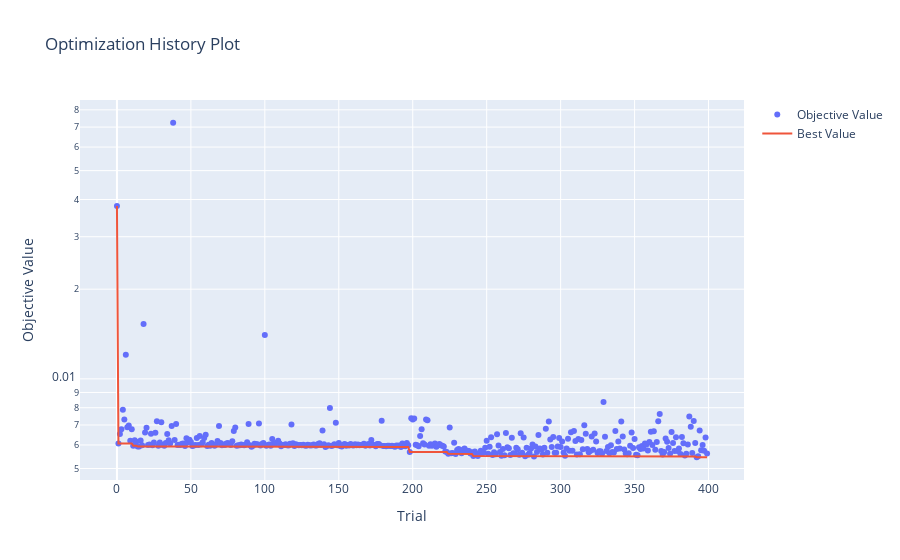

Notebook code cell kept with this figure:
### Code cell
fig = optuna.visualization.plot_optimization_history(study)
fig.update_layout(hovermode='x')
fig.update_yaxes(type="log")
fig.show()

### Figure 1 — Plotly figure (JSON) as saved in the notebook; plotly's stock layout.template omitted (floating-point values rounded to 4 significant figures; data arrays with more than 128 entries replaced by an {"elided": "..."} marker saying what was removed)
{"data": [{"mode": "markers", "name": "Objective Value", "type": "scatter", "x": {"elided": "400 int values"}, "y": {"elided": "400 float values"}}, {"name": "Best Value", "type": "scatter", "x": {"elided": "400 int values"}, "y": {"elided": "400 float values"}}], "layout": {"hovermode": "x", "title": {"text": "Optimization History Plot"}, "xaxis": {"title": {"text": "Trial"}}, "yaxis": {"title": {"text": "Objective Value"}, "type": "log"}}}
